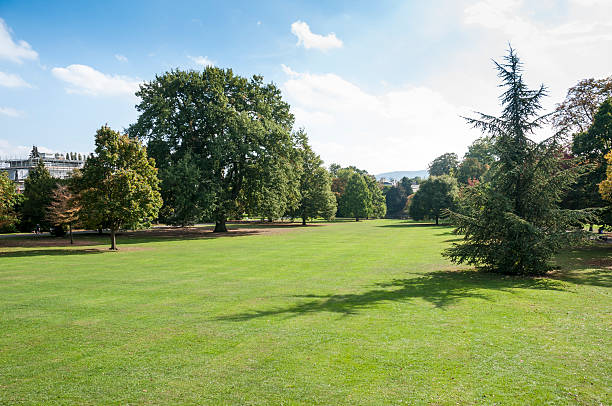
#> input picture sam_1.jpg, 612 x 406 px
$ python color_space.py
#> lines starting #> are read from the running program, lines starting #| are printed output that depends on the picture
# To create color spaces like RGB, HSV, Gray Scale.

import cv2
import matplotlib.pyplot as plt


image = cv2.imread('sam_1.jpg')
#> image is the input picture: shape (406, 612, 3); mean B, G, R 122.2, 159.5, 141.7

gray_image = cv2.cvtColor(image, cv2.COLOR_BGR2GRAY)
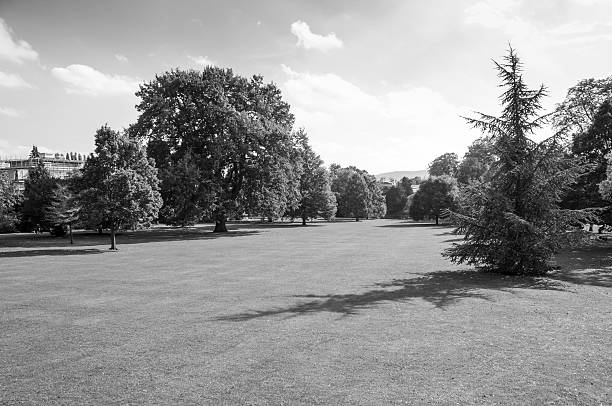
#> gray_image: shape (406, 612); min 0, max 255, mean 150
hsv_image = cv2.cvtColor(image, cv2.COLOR_BGR2HSV)
#> hsv_image: shape (406, 612, 3); mean H, S, V 54.5, 99.9, 165.4
rgb_image = cv2.cvtColor(image, cv2.COLOR_BGR2RGB)

plt.figure(figsize=(10, 5))

plt.subplot(1, 3, 1)
plt.title("Grayscale Image")
plt.imshow(gray_image, cmap='gray') # {Color map}  cmap='gray' is generally used to represent img in actual grayscale.
plt.axis('off')


plt.subplot(1, 3, 2)
plt.title("HSV Image")
plt.imshow(hsv_image)
plt.axis('off')

plt.subplot(1, 3, 3)
plt.title("Original Image")
plt.imshow(cv2.cvtColor(image, cv2.COLOR_BGR2RGB))  # Convert BGR to RGB for proper display
plt.axis('off')


plt.show()
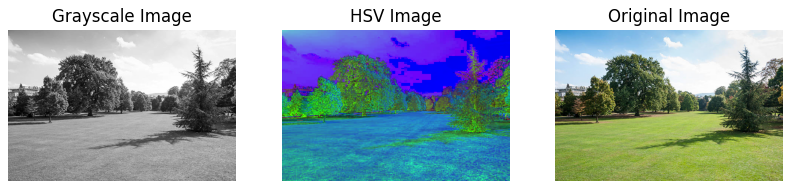
#> figure drawn by matplotlib, 3 panels
